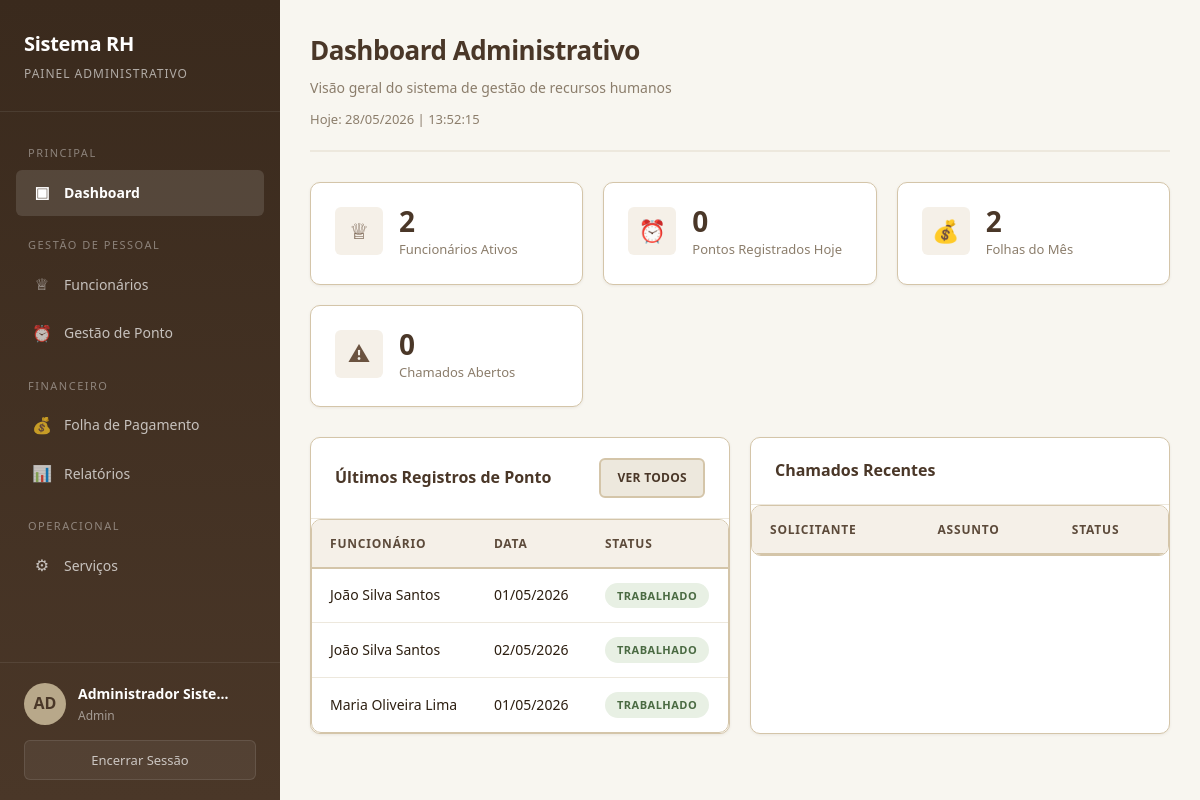
Page /admin/dashboard.php (signed in) on the committed database.
### tables this page shows
CREATE TABLE IF NOT EXISTS users (
    id INT AUTO_INCREMENT PRIMARY KEY,
    obfuscated_id VARCHAR(50) UNIQUE NOT NULL,
    nome_completo VARCHAR(200) NOT NULL,
    cpf VARCHAR(14) UNIQUE NOT NULL,
    data_nascimento DATE NOT NULL,
    cargo VARCHAR(100) NOT NULL,
    email VARCHAR(150) NOT NULL,
    senha_hash VARCHAR(255) NOT NULL,
    nivel_acesso ENUM('admin','rh','coordenacao','funcionario') DEFAULT 'funcionario',
    status ENUM('ativo','inativo','ferias','licenca') DEFAULT 'ativo',
    data_criacao DATETIME DEFAULT CURRENT_TIMESTAMP,
    data_atualizacao DATETIME DEFAULT CURRENT_TIMESTAMP ON UPDATE CURRENT_TIMESTAMP,
    INDEX idx_obfuscated_id (obfuscated_id),
    INDEX idx_email (email),
    INDEX idx_cargo (cargo)
);

CREATE TABLE IF NOT EXISTS ponto_registro (
    id INT AUTO_INCREMENT PRIMARY KEY,
    user_id INT NOT NULL,
    data_registro DATE NOT NULL,
    entrada_manha TIME,
    saida_manha TIME,
    entrada_tarde TIME,
    saida_tarde TIME,
    horas_extras DECIMAL(5,2) DEFAULT 0.00,
    justificativa_extras TEXT,
    status ENUM('trabalhado','nao_trabalhado','sem_registro','falta_justificada') DEFAULT 'sem_registro',
    observacoes TEXT,
    criado_em DATETIME DEFAULT CURRENT_TIMESTAMP,
    FOREIGN KEY (user_id) REFERENCES users(id) ON DELETE CASCADE,
    INDEX idx_user_data (user_id, data_registro)
);

### admin/dashboard.php (the view, shortened to what this page needs)
<?php
require_once '../config/functions.php';
require_once '../includes/header_admin.php';
$db = Database::getInstance()->getConnection();
$stats = [];
$stmt = $db->query("SELECT COUNT(*) as total FROM users WHERE nivel_acesso = 'funcionario'");
$stats['funcionarios'] = $stmt->fetch()['total'];
$stmt = $db->query("SELECT COUNT(*) as total FROM ponto_registro WHERE data_registro = CURDATE()");
$stats['ponto_hoje'] = $stmt->fetch()['total'];
$stmt = $db->query("SELECT COUNT(*) as total FROM folha_pagamento WHERE mes_referencia = MONTH(CURDATE()) AND ano_referencia = YEAR(CURDATE())");
$stats['folhas_mes'] = $stmt->fetch()['total'];
$stmt = $db->query("SELECT COUNT(*) as total FROM chamados WHERE status = 'aberto'");
$stats['chamados_abertos'] = $stmt->fetch()['total'];
$stmt = $db->query("
    SELECT pr.*, u.nome_completo, u.obfuscated_id
    FROM ponto_registro pr
    JOIN users u ON pr.user_id = u.id
    ORDER BY pr.criado_em DESC LIMIT 8
");
$ultimos_pontos = $stmt->fetchAll();
?>
<div class="page-header fade-in">
    <h1>Dashboard Administrativo</h1>
    <p>Visão geral do sistema de gestão de recursos humanos</p>
    <div style="margin-top: 10px; font-size: 13px; color: var(--text-muted);">
        Hoje: <?= date('d/m/Y') ?> | <span id="realtime-clock"></span>
    </div>
</div>
<div class="stats-grid fade-in">
    <div class="stat-card">
        <div class="stat-icon">&#9813;</div>
        <div class="stat-content">
            <h4><?= $stats['funcionarios'] ?></h4>
            <p>Funcionários Ativos</p>
        </div>
    </div>
    <div class="stat-card">
        <div class="stat-icon">&#9200;</div>
        <div class="stat-content">
            <h4><?= $stats['ponto_hoje'] ?></h4>
            <p>Pontos Registrados Hoje</p>
        </div>
    </div>
    <div class="stat-card">
        <div class="stat-icon">&#128176;</div>
        <div class="stat-content">
            <h4><?= $stats['folhas_mes'] ?></h4>
            <p>Folhas do Mês</p>
        </div>
    </div>
    <div class="stat-card">
        <div class="stat-icon">&#9888;</div>
        <div class="stat-content">
            <h4><?= $stats['chamados_abertos'] ?></h4>
            <p>Chamados Abertos</p>
        </div>
    </div>
</div>
<div class="grid-2 fade-in">
    <div class="card">
        <div class="card-header">
            <h3>Últimos Registros de Ponto</h3>
            <a href="ponto_global.php" class="btn btn-sm btn-secondary">Ver Todos</a>
        </div>
        <div class="card-body" style="padding: 0;">
            <div class="table-container">
                <table class="table">
                    <thead>
                        <tr>
                            <th>Funcionário</th>
                            <th>Data</th>
                            <th>Status</th>
                        </tr>
                    </thead>
                    <tbody>
                        <?php foreach ($ultimos_pontos as $p): ?>
                        <tr>
                            <td><?= htmlspecialchars($p['nome_completo']) ?></td>
                            <td><?= formatDate($p['data_registro']) ?></td>
                            <td><?= getStatusBadge($p['status']) ?></td>
                        </tr>
                        <?php endforeach; ?>
                    </tbody>
                </table>
            </div>
        </div>
    </div>
    <div class="card">
        <div class="card-header">
            <h3>Chamados Recentes</h3>
        </div>
        <div class="card-body" style="padding: 0;">
            <div class="table-container">
                <table class="table">
                    <thead>
                        <tr>
                            <th>Solicitante</th>
                            <th>Assunto</th>
                            <th>Status</th>
                        </tr>
                    </thead>
                </table>
            </div>
        </div>
    </div>
</div>
<?php require_once '../includes/footer.php'; ?>

### includes/header_admin.php (shortened to what this page needs)
<?php
require_once __DIR__ . '/../config/functions.php';
$db = Database::getInstance()->getConnection();
$stmt = $db->prepare("SELECT * FROM users WHERE id = ?");
$stmt->execute([$_SESSION['user_id']]);
$currentUser = $stmt->fetch();
$currentPage = basename($_SERVER['PHP_SELF'], '.php');
function isActive($page) {
    global $currentPage;
    return $currentPage === $page ? 'active' : '';
}
?>
<!DOCTYPE html>
<html lang="pt-BR">
<head>
    <link rel="stylesheet" href="../css/style.css">
</head>
<body>
<div class="app-layout">
    <aside class="sidebar">
        <div class="sidebar-header">
            <h2>Sistema RH</h2>
            <p>Painel Administrativo</p>
        </div>
        <nav class="sidebar-nav">
            <div class="nav-section">
                <div class="nav-section-title">Principal</div>
                <a href="dashboard.php" class="nav-item <?=isActive('dashboard')?>">
                    <span class="nav-icon">&#9635;</span> Dashboard
                </a>
            </div>
            <div class="nav-section">
                <div class="nav-section-title">Gestão de Pessoal</div>
                <a href="funcionarios.php" class="nav-item <?=isActive('funcionarios')?>">
                    <span class="nav-icon">&#9813;</span> Funcionários
                </a>
                <a href="ponto_global.php" class="nav-item <?=isActive('ponto_global')?>">
                    <span class="nav-icon">&#9200;</span> Gestão de Ponto
                </a>
            </div>
            <div class="nav-section">
                <div class="nav-section-title">Financeiro</div>
                <a href="folha_pagamento.php" class="nav-item <?=isActive('folha_pagamento')?>">
                    <span class="nav-icon">&#128176;</span> Folha de Pagamento
                </a>
                <a href="relatorios.php" class="nav-item <?=isActive('relatorios')?>">
                    <span class="nav-icon">&#128202;</span> Relatórios
                </a>
            </div>
            <div class="nav-section">
                <div class="nav-section-title">Operacional</div>
                <a href="servicos.php" class="nav-item <?=isActive('servicos')?>">
                    <span class="nav-icon">&#9881;</span> Serviços
                </a>
            </div>
        </nav>
        <div class="sidebar-footer">
            <div class="sidebar-user">
                <div class="user-avatar"><?=strtoupper(substr($currentUser['nome_completo'], 0, 2))?></div>
                <div class="user-info">
                    <h4><?=htmlspecialchars($currentUser['nome_completo'])?></h4>
                    <p><?=ucfirst($currentUser['nivel_acesso'])?></p>
                </div>
            </div>
            <button class="btn-logout" onclick="if(confirm('Deseja sair?')) window.location='../logout.php'">
                Encerrar Sessão
            </button>
        </div>
    </aside>
    <main class="main-content">

### config/functions.php (shortened to what this page needs)
<?php
function formatDate($date) {
    return date('d/m/Y', strtotime($date));
}
function getStatusBadge($status) {
    $classes = [
        'trabalhado' => 'badge-success',
        'nao_trabalhado' => 'badge-danger',
        'sem_registro' => 'badge-warning',
        'falta_justificada' => 'badge-info',
        'pendente' => 'badge-warning',
        'aprovado' => 'badge-success',
        'rejeitado' => 'badge-danger',
        'em_andamento' => 'badge-info',
        'concluido' => 'badge-success',
        'cancelado' => 'badge-secondary',
        'aberto' => 'badge-danger',
        'em_analise' => 'badge-warning',
        'resolvido' => 'badge-success',
        'fechado' => 'badge-secondary'
    ];
    $class = $classes[$status] ?? 'badge-secondary';
    return '<span class="badge ' . $class . '">' . ucfirst(str_replace('_', ' ', $status)) . '</span>';
}
?>

### includes/footer.php (shortened to what this page needs)
    </main>
</div>
</body>
</html>

### rows in the picture
users: nome_completo "AD", nome_completo "Administrador Sistema", nivel_acesso "Admin"
ponto_registro: user.nome_completo "João Silva Santos", data_registro "01/05/2026", status "TRABALHADO"
ponto_registro: user.nome_completo "João Silva Santos", data_registro "02/05/2026", status "TRABALHADO"
ponto_registro: user.nome_completo "Maria Oliveira Lima", data_registro "01/05/2026", status "TRABALHADO"

### other values in the picture
$stats['funcionarios'] "2"
$stats['ponto_hoje'] "0"
$stats['folhas_mes'] "2"
$stats['chamados_abertos'] "0"
